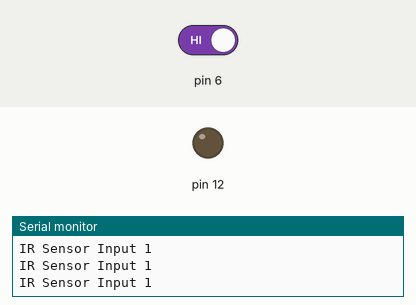
Simulated run of this sketch. Board: Arduino Uno, built with avr-gcc and run on an emulated ATmega328P. Parts: output pins drawn as LEDs (lit = HIGH), the last lines printed to the serial monitor. The test bench sets the inputs (shaded band); at power-on: pin 6 HIGH.

Above: at 1.2 s.
1.3 s: pin 6 driven LOW
At 2.5 s:
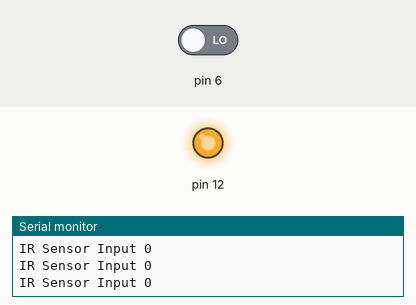
2.8 s: pin 6 driven HIGH
At 3.7 s:
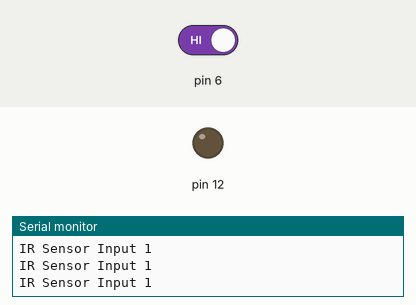
Timing chart, 0 to 5.8 s (numbered marks = the images above; inputs shaded):
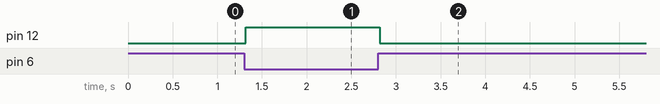

Measured:
- after the input at 1.3 s, pin 12: LOW → HIGH at once
- after the input at 2.8 s, pin 12: HIGH → LOW at once

The sketch:

001Arduino_IRSensor.ino.ino
```cpp
void setup()
{
  //Pin 6 as Input
  pinMode(6,INPUT);
  //Initiate Serial Communication
  Serial.begin(9600);
  // Pin 12 as Out put
  pinMode(12, OUTPUT);
}

void loop()
{
  Serial.print("IR Sensor Input ");
  Serial.println(digitalRead(6));
  if(digitalRead(6)== 0)
  {
   digitalWrite(12,HIGH);
  }
  else
  {
    digitalWrite(12,LOW);
  }
}
```
